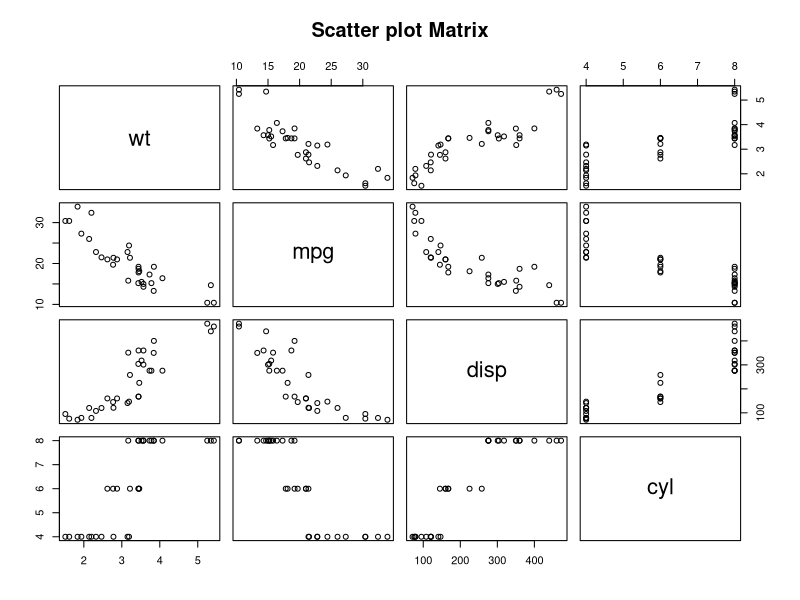

Recreate this plot in R.
png(file="scatterplot_matrices.png")
attach(mtcars)
pairs(~wt+mpg+disp+cyl,data=mtcars,main="Scatter plot Matrix")
dev.off()

